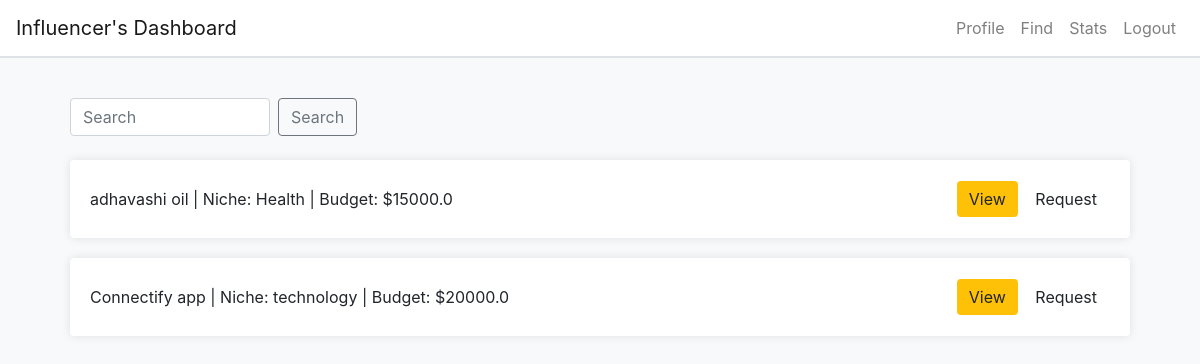
/influencer_find (signed in), run on an earlier commit of the app's database.
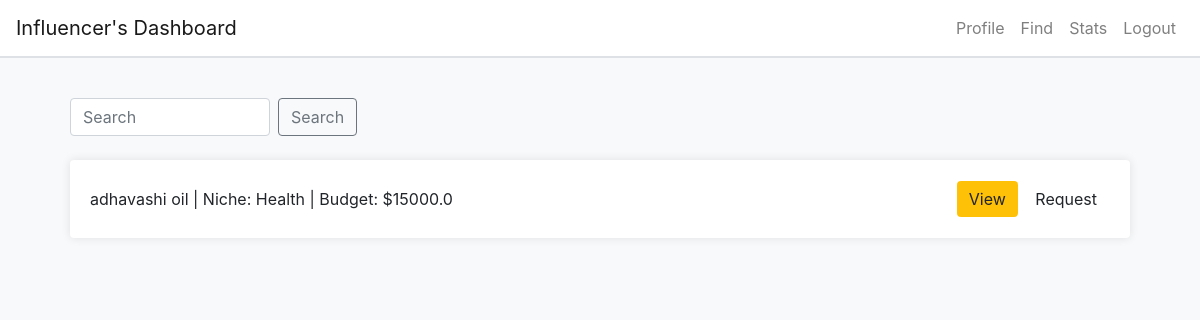
And on a later commit of the database.
### app.py (models this page shows, shortened)
class Campaign(db.Model):
    id = db.Column(db.Integer, primary_key=True)
    title = db.Column(db.String(100), nullable=False)
    description = db.Column(db.Text, nullable=False)
    image = db.Column(db.String(200), nullable=True)
    niche = db.Column(db.String(50), nullable=False)
    budget = db.Column(db.Float, nullable=False)
    is_public = db.Column(db.Boolean, nullable=False, default=True)
    start_date = db.Column(db.DateTime, nullable=False)
    end_date = db.Column(db.DateTime, nullable=False)
    is_flagged = db.Column(db.Boolean, default=False)
    influencer_id = db.Column(db.Integer, db.ForeignKey('influencers.id'))
    influencer = db.relationship('Influencer', back_populates='campaigns')
    sponsor_id = db.Column(db.Integer, db.ForeignKey('sponsors.id'), nullable=False)
    ad_requests = db.relationship('AdRequest', back_populates='campaign', cascade='all, delete-orphan')
    sponsor = db.relationship('Sponsor', backref='campaigns')

### app.py (the view)
@app.route('/influencer_find')
def influencer_find():
    if 'user_id' not in session or session.get('user_role') != 'influencer':
        flash('You need to log in first.', 'warning')
        return redirect(url_for('login'))
    user_role = session.get('user_role')
    search_query = request.args.get('search')
    if search_query:
        campaigns = Campaign.query.filter( Campaign.is_public == True,Campaign.title.ilike(f'%{search_query}%')).all()
    else:
        campaigns = Campaign.query.filter( Campaign.is_public == True).all()
    return render_template('influencer_find.html', campaigns=campaigns, user_role=user_role)

### templates/influencer_find.html (shortened to what this page needs)
{% extends "base.html" %} {% block title %}Find{% endblock %} {% block content
%}
<div class="dashboard">
  <div class="d-flex justify-content-between align-items-center mb-4">
    <form
      action="{{ url_for('influencer_find') }}"
      method="get"
      class="form-inline"
    >
      <input
        type="text"
        class="form-control"
        name="search"
        placeholder="Search"
        style="width: 200px"
      />
      <button type="submit" class="btn btn-outline-secondary ml-2">
        Search
      </button>
    </form>
  </div>
  {% for campaign in campaigns %}
  <div class="card">
    <div class="card-body d-flex justify-content-between align-items-center">
      <span
        >{{ campaign.title }} | Niche: {{ campaign.niche }} | Budget: ${{
        campaign.budget }}</span
      >
      <div>
        <a
          href="{{ url_for('view_campaign', campaign_id=campaign.id) }}"
          class="btn btn-view"
          >View</a
        >
        <form
          action="{{ url_for('request_campaign', campaign_id=campaign.id) }}"
          method="post"
          class="d-inline"
        >
          <button type="submit" class="btn btn-request">Request</button>
        </form>
      </div>
    </div>
  </div>
  {% endfor %}
</div>
{% endblock %}

What changed in the data, as far as the page shows it:
removed Campaign: title "Connectify app", niche "technology", budget "20000.0"
